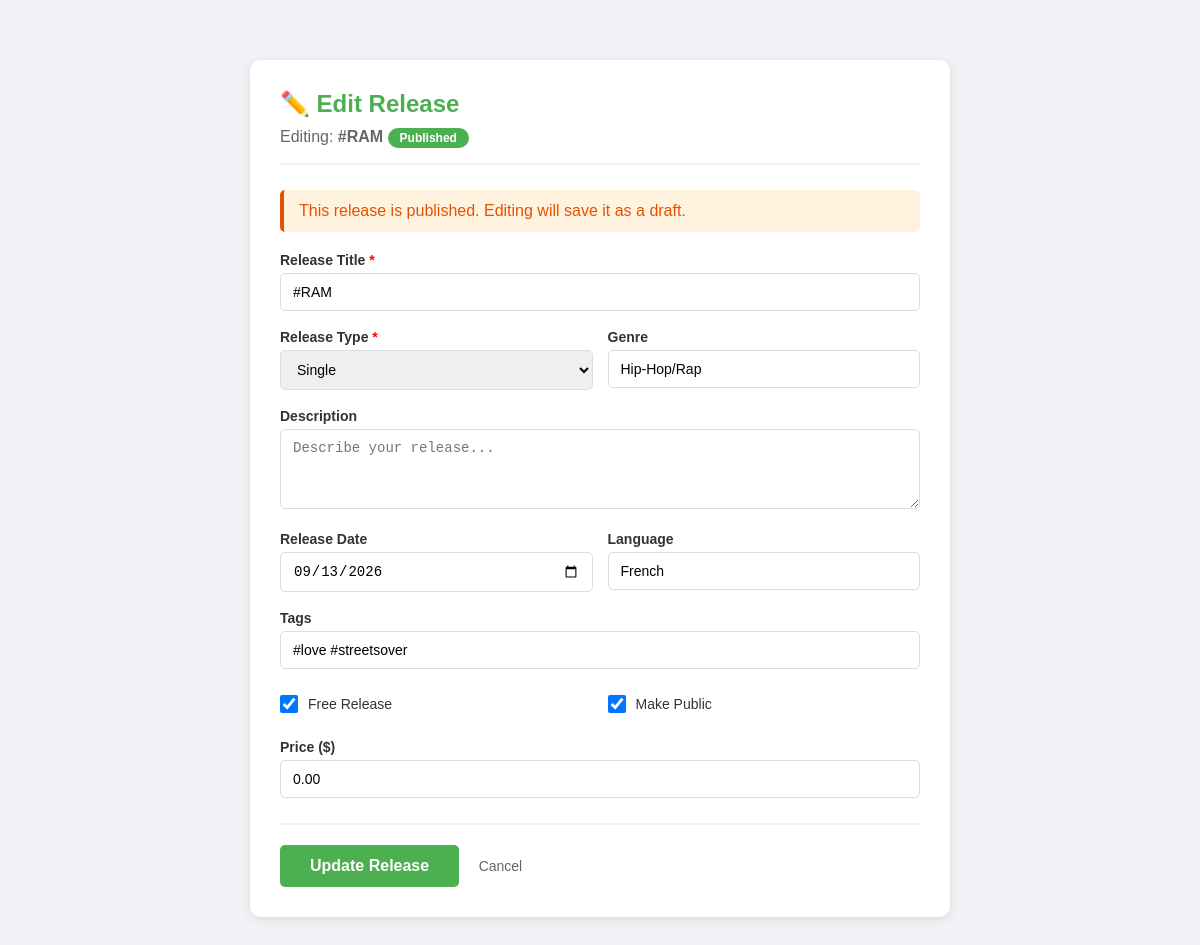
The page /edit-release/1/ (signed in) on the database its author committed.
### base/models.py (models this page shows, shortened)
class Release(models.Model):
    RELEASE_TYPES = (
        ('single', 'Single'),
        ('ep', 'EP'),
        ('album', 'Album'),
        ('mixtape', 'Mixtape'),
        ('compilation', 'Compilation'),
        ('remix', 'Remix'),
        ('live', 'Live Recording'),
    )
    STATUS_CHOICES = (
        ('draft', 'Draft'),
        ('pending', 'Pending Review'),
        ('published', 'Published'),
        ('archived', 'Archived'),
        ('rejected', 'Rejected'),
    )
    title = models.CharField(max_length=200, blank=False, null=False)
    artist = models.ForeignKey(User, on_delete=models.CASCADE, related_name='releases')
    artist_profile = models.ForeignKey(UserProfile, on_delete=models.CASCADE, related_name='releases', null=True, blank=True)
    release_type = models.CharField(max_length=20, choices=RELEASE_TYPES, default='single')
    genre = models.CharField(max_length=100, blank=True, null=True)
    description = models.TextField(blank=True, null=True)
    cover_art = models.ImageField(
        upload_to='release_covers/',
        blank=True,
        null=True,
        help_text="3000x3000 pixels recommended. JPG or PNG format."
    )
    release_date = models.DateField(default=timezone.now)
    created_at = models.DateTimeField(auto_now_add=True)
    updated_at = models.DateTimeField(auto_now=True)
    track_count = models.PositiveIntegerField(default=0)
    duration = models.CharField(max_length=20, blank=True, null=True)  # Total duration as "MM:SS"
    status = models.CharField(max_length=20, choices=STATUS_CHOICES, default='draft')
    is_public = models.BooleanField(default=True)
    is_featured = models.BooleanField(default=False)
    tags = models.CharField(max_length=500, blank=True, null=True)
    language = models.CharField(max_length=50, blank=True, null=True)
    country = models.CharField(max_length=100, blank=True, null=True)
    total_plays = models.PositiveIntegerField(default=0)
    total_likes = models.PositiveIntegerField(default=0)
    total_comments = models.PositiveIntegerField(default=0)
    total_shares = models.PositiveIntegerField(default=0)
    price = models.DecimalField(max_digits=10, decimal_places=2, default=0.00)
    is_free = models.BooleanField(default=True)
    featured_track = models.CharField(max_length=200, blank=True, null=True)
    collaborators = models.ManyToManyField(User, related_name='collaborations', blank=True)
    youtube_link = models.URLField(max_length=200, blank=True, null=True)
    spotify_link = models.URLField(max_length=200, blank=True, null=True)
    apple_music_link = models.URLField(max_length=200, blank=True, null=True)
    class Meta:
        ordering = ['-release_date', '-created_at']
        indexes = [
            models.Index(fields=['artist', 'status', 'release_date']),
            models.Index(fields=['release_type', 'status']),
        ]

### base/views.py (the view, shortened to what this page needs)
# urls.py: path('edit-release/<int:release_id>/', views.edit_release, name='edit_release'),
@login_required(login_url='login')
def edit_release(request, release_id):
    release = get_object_or_404(Release, id=release_id, artist=request.user)
    if release.artist != request.user:
        messages.error(request, "You don't have permission to edit this release.")
        return redirect('artistboard')
    if release.status == 'published':
        messages.warning(request, "This release is published. Editing will save it as a draft.")
    return render(request, "releases/edit_release.html", {
        'release': release,
        'release_types': Release.RELEASE_TYPES,
    })

### templates/releases/edit_release.html (shortened to what this page needs)
<!DOCTYPE html>
<html>
<head>
</head>
<body>
    <div class="container">
        <h2>✏️ Edit Release</h2>
        <p class="subtitle">
            Editing: <strong>{{ release.title }}</strong>
            <span class="status-badge status-{{ release.status }}">{{ release.get_status_display }}</span>
        </p>
        {% if messages %}
            <ul class="messages">
                {% for message in messages %}
                    <li class="{{ message.tags }}">{{ message }}</li>
                {% endfor %}
            </ul>
        {% endif %}
        <form method="POST">
            <div class="form-group">
                <label for="title">Release Title <span class="required">*</span></label>
                <input type="text" name="title" id="title" value="{{ release.title }}" required>
            </div>
            <div class="form-row">
                <div class="form-group">
                    <label for="release_type">Release Type <span class="required">*</span></label>
                    <select name="release_type" id="release_type" required>
                        {% for value, label in release_types %}
                            <option value="{{ value }}" {% if release.release_type == value %}selected{% endif %}>{{ label }}</option>
                        {% endfor %}
                    </select>
                </div>
                <div class="form-group">
                    <label for="genre">Genre</label>
                    <input type="text" name="genre" id="genre" value="{{ release.genre|default:'' }}" placeholder="e.g., Hip-Hop, Pop, R&B">
                </div>
            </div>
            <div class="form-group">
                <label for="description">Description</label>
                <textarea name="description" id="description" placeholder="Describe your release...">{{ release.description|default:'' }}</textarea>
            </div>
            <div class="form-row">
                <div class="form-group">
                    <label for="release_date">Release Date</label>
                    <input type="date" name="release_date" id="release_date" value="{{ release.release_date|date:'Y-m-d' }}">
                </div>
                <div class="form-group">
                    <label for="language">Language</label>
                    <input type="text" name="language" id="language" value="{{ release.language|default:'' }}" placeholder="e.g., English, Spanish">
                </div>
            </div>
            <div class="form-group">
                <label for="tags">Tags</label>
                <input type="text" name="tags" id="tags" value="{{ release.tags|default:'' }}" placeholder="Comma separated: hip-hop, rap, beat">
            </div>
            <div class="form-row">
                <div class="form-group checkbox-group">
                    <input type="checkbox" name="is_free" id="is_free" {% if release.is_free %}checked{% endif %}>
                    <label for="is_free">Free Release</label>
                </div>
                <div class="form-group checkbox-group">
                    <input type="checkbox" name="is_public" id="is_public" {% if release.is_public %}checked{% endif %}>
                    <label for="is_public">Make Public</label>
                </div>
            </div>
            <div class="form-group">
                <label for="price">Price ($)</label>
                <input type="number" name="price" id="price" step="0.01" min="0" value="{{ release.price|default:'0.00' }}">
            </div>
            <div style="margin-top: 25px; padding-top: 20px; border-top: 2px solid #f0f0f0;">
                <button type="submit" class="btn">Update Release</button>
                <a href="{% url 'artistboard' %}" class="cancel-link">Cancel</a>
            </div>
        </form>
    </div>
</body>
</html>

### templates/releases/edit_release.html (style rules this page uses)
* { margin: 0; padding: 0; box-sizing: border-box; }
body { font-family: Arial, sans-serif; background: #f0f2f5; padding: 20px; }
.container { max-width: 700px; margin: 40px auto; background: white; padding: 30px; border-radius: 10px; box-shadow: 0 2px 10px rgba(0,0,0,0.1); }
h2 { color: #4CAF50; margin-bottom: 10px; }
.subtitle { color: #666; margin-bottom: 25px; padding-bottom: 15px; border-bottom: 2px solid #f0f0f0; }
.form-group { margin-bottom: 18px; }
label { display: block; font-weight: bold; margin-bottom: 5px; color: #333; font-size: 14px; }
label .required { color: red; }
input, select, textarea { width: 100%; padding: 10px 12px; border: 1px solid #ddd; border-radius: 5px; font-size: 14px; }
textarea { height: 80px; resize: vertical; }
.checkbox-group { display: flex; align-items: center; gap: 10px; padding: 8px 0; }
.checkbox-group input[type="checkbox"] { width: 18px; height: 18px; cursor: pointer; }
.checkbox-group label { margin: 0; cursor: pointer; font-weight: normal; }
.btn { background: #4CAF50; color: white; padding: 12px 30px; border: none; border-radius: 5px; cursor: pointer; font-size: 16px; font-weight: bold; }
.messages { list-style: none; padding: 0; margin-bottom: 20px; }
.messages li { padding: 12px 15px; margin-bottom: 10px; border-radius: 5px; border-left: 4px solid; }
.messages .warning { background: #fff3e0; color: #e65100; border-color: #e65100; }
.form-row { display: grid; grid-template-columns: 1fr 1fr; gap: 15px; }
.cancel-link { color: #666; text-decoration: none; margin-left: 15px; font-size: 14px; }
.status-badge { display: inline-block; padding: 3px 12px; border-radius: 12px; font-size: 12px; font-weight: bold; }
.status-published { background: #4CAF50; color: white; }

### rows shown on the page
Release: title "#RAM", status "Published", release_type "Single", genre "Hip-Hop/Rap", release_date "09/13/2026", language "French", tags "#love #streetsover", is_free "☑", is_public "☑", price "0.00"

### other values the page prints
{{ message }} "This release is published. Editing will save it as a draft."
